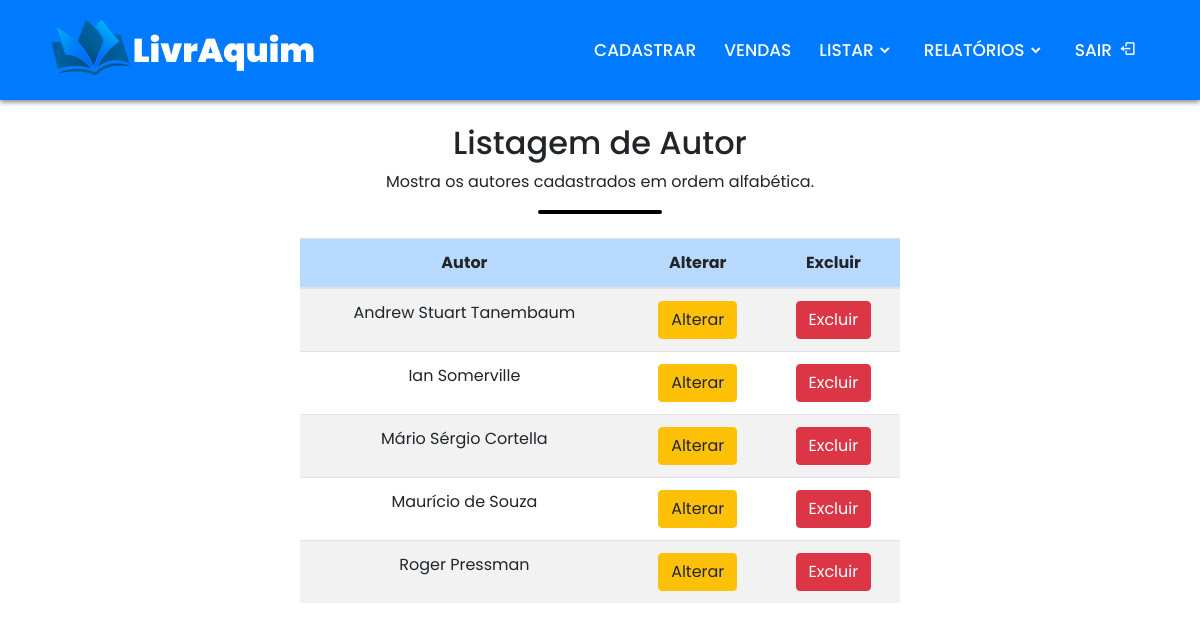
Page /view/listar_autor.php (signed in) on the earlier database version.
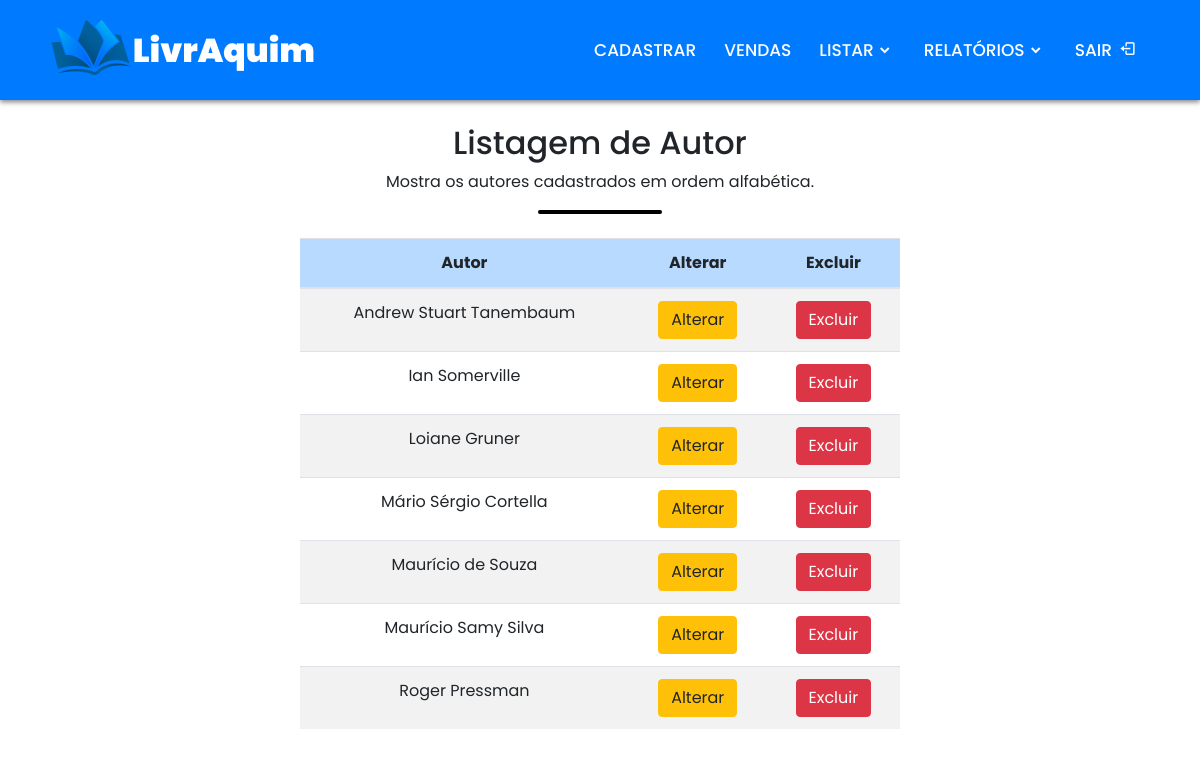
Same page on the later database version.
### tables this page shows
CREATE TABLE autor(
id_autor INTEGER NOT NULL PRIMARY KEY AUTO_INCREMENT,
nome VARCHAR(255));

### banco/Banco.php (called while the page is built, shortened)
<?php
class Banco extends PDO{
    public $conex;
    public function __construct(){
			$this->conex = new PDO('mysql:host=localhost;dbname=livraria',"root","",array(PDO::MYSQL_ATTR_INIT_COMMAND => "SET NAMES utf8"));
    }
    public function consultar($sql){
		$resultado=$this->conex->query($sql);
		$num_linhas=$resultado->rowCount();
		if($num_linhas==1){
			return $resultado->fetch(PDO::FETCH_ASSOC);
		}
		elseif($num_linhas>1){
			return $resultado;
		}
		else{
			return false;
		}
	}
}
?>

### controle/autor.php (called while the page is built, shortened)
<?php
    require_once ("classes/Autor.php");
    function listar(){
        $autor = new Autor();
        $autor->listarAutor();
    }
?>

### controle/classes/Autor.php (the view, shortened to what this page needs)
<?php
  require_once('../banco/Banco.php');
  class Autor{
    public $banco;
    public function __construct(){
      $this->banco = new Banco();
    }
    public function listarAutor(){
      $sql = "SELECT*FROM autor ORDER BY nome";
      $resultado = $this->banco->consultar($sql);
      while($linha = $resultado->fetch(PDO::FETCH_ASSOC)){
        echo "<tr class='text-center'>
                <td>$linha[nome]</td>
                <td><a href='../controle/autor.php?id_autor=$linha[id_autor]&op=a'><button class='btn btn-warning'>Alterar</button></a></td>
                <td><a href='../controle/autor.php?id_autor=$linha[id_autor]&op=d'><button class='btn btn-danger'>Excluir</button></a></td>
              </tr>";
      }
    }
  }
?>

Differences in the rows shown:
added autor: nome "Loiane Gruner"
added autor: nome "Maurício Samy Silva"
